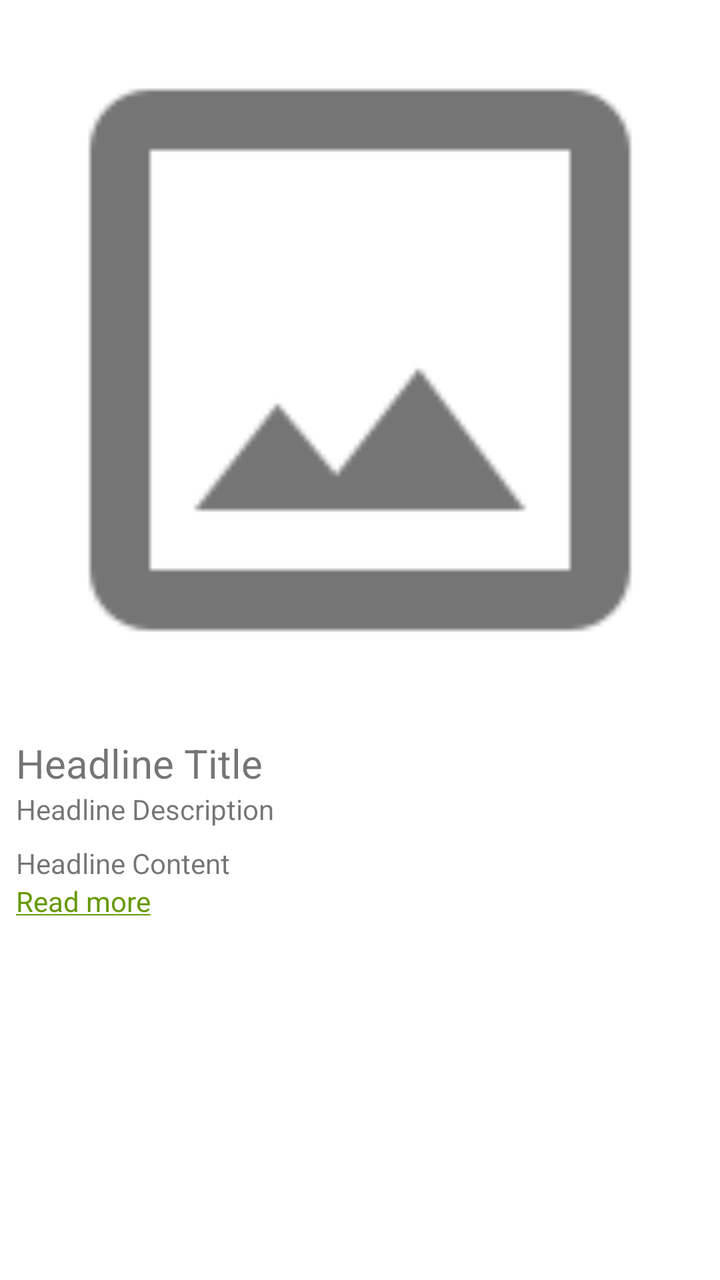
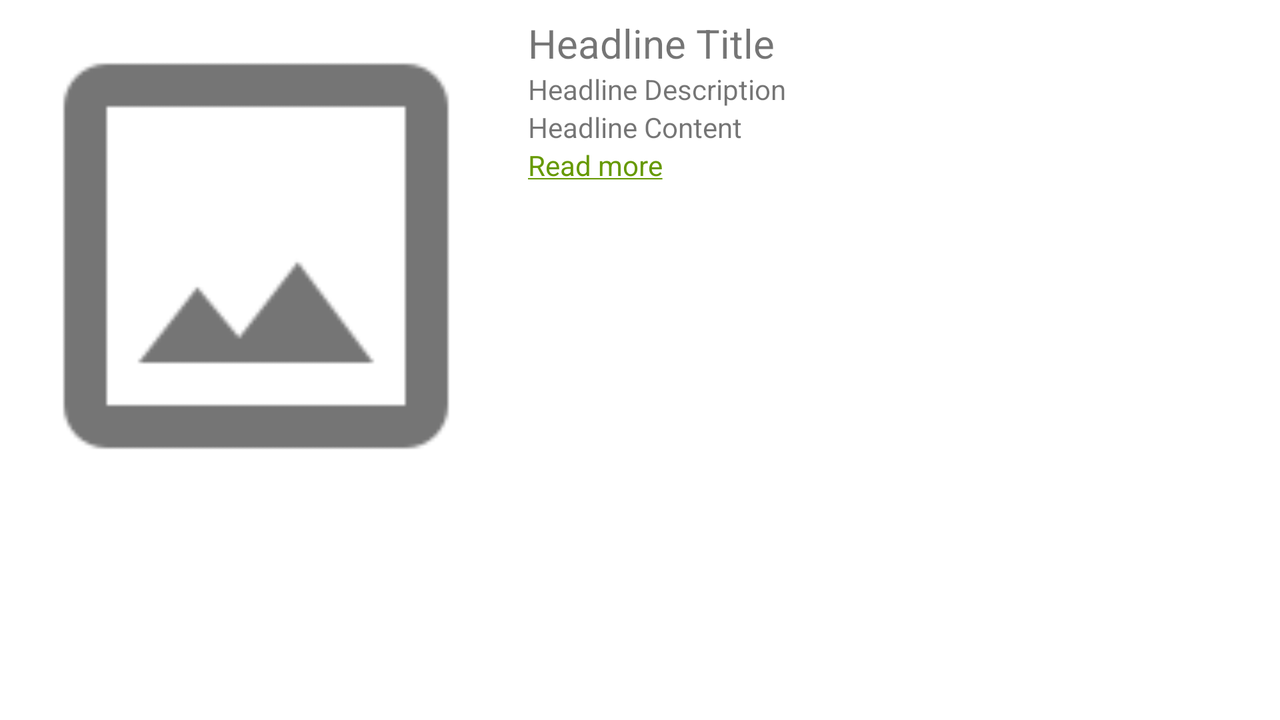

One screen, two layout resources from the same app: the default and the repository's alternative for another configuration. Each is rendered where Android would select it; the XML of both is given below.
<!-- AndroidManifest.xml: application theme Theme.NewsAPI -->
<!-- res/layout/fragment_news_detail.xml -->
<?xml version="1.0" encoding="utf-8"?>
<androidx.core.widget.NestedScrollView
    xmlns:android="http://schemas.android.com/apk/res/android"
    xmlns:app="http://schemas.android.com/apk/res-auto"
    xmlns:tools="http://schemas.android.com/tools"
    android:layout_width="match_parent"
    android:layout_height="match_parent"
    tools:context=".ui.newsdetail.NewsDetailFragment">

    <androidx.constraintlayout.widget.ConstraintLayout
        android:layout_width="match_parent"
        android:layout_height="match_parent">

        <TextView
            android:id="@+id/tvTitle"
            android:layout_width="0dp"
            android:layout_height="wrap_content"
            android:layout_marginStart="8dp"
            android:layout_marginTop="8dp"
            android:layout_marginEnd="8dp"
            android:textSize="20sp"
            app:layout_constraintEnd_toEndOf="parent"
            app:layout_constraintStart_toStartOf="parent"
            app:layout_constraintTop_toBottomOf="@+id/ivHeadlineImg"
            tools:text="Headline Title" />

        <ImageView
            android:id="@+id/ivHeadlineImg"
            android:layout_width="0dp"
            android:layout_height="wrap_content"
            android:adjustViewBounds="true"
            android:scaleType="fitCenter"
            android:src="@drawable/ic_image_outline_grey600_48dp"
            app:layout_constraintEnd_toEndOf="parent"
            app:layout_constraintHorizontal_bias="0.0"
            app:layout_constraintStart_toStartOf="parent"
            app:layout_constraintTop_toTopOf="parent"
            android:contentDescription="@string/descrip_headline_image" />

        <TextView
            android:id="@+id/tvDescription"
            android:layout_width="0dp"
            android:layout_height="wrap_content"
            app:layout_constraintEnd_toEndOf="@+id/tvTitle"
            app:layout_constraintStart_toStartOf="@+id/tvTitle"
            app:layout_constraintTop_toBottomOf="@+id/tvTitle"
            tools:text="Headline Description" />

        <TextView
            android:id="@+id/tvContent"
            android:layout_width="0dp"
            android:layout_height="wrap_content"
            android:layout_marginTop="8dp"
            app:layout_constraintEnd_toEndOf="@+id/tvTitle"
            app:layout_constraintStart_toStartOf="@+id/tvTitle"
            app:layout_constraintTop_toBottomOf="@+id/tvDescription"
            tools:text="Headline Content" />

        <ProgressBar
            android:id="@+id/pbLoadingImage"
            style="?android:attr/progressBarStyle"
            android:layout_width="wrap_content"
            android:layout_height="wrap_content"
            app:layout_constraintBottom_toBottomOf="@+id/ivHeadlineImg"
            app:layout_constraintEnd_toEndOf="parent"
            app:layout_constraintStart_toStartOf="parent"
            app:layout_constraintTop_toTopOf="@+id/ivHeadlineImg" />

        <TextView
            android:id="@+id/tvReadMore"
            android:layout_width="wrap_content"
            android:layout_height="wrap_content"
            android:text="@string/read_more"
            app:layout_constraintStart_toStartOf="@+id/tvTitle"
            app:layout_constraintTop_toBottomOf="@+id/tvContent"
            android:textColor="@android:color/holo_green_dark"/>

    </androidx.constraintlayout.widget.ConstraintLayout>
</androidx.core.widget.NestedScrollView>
<!-- resources referenced by this layout -->
<resources>
  <!-- drawable ic_image_outline_grey600_48dp: png bitmap (drawable-hdpi, 1117 bytes) -->
  <string name="descrip_headline_image">Headline image</string>
  <string name="read_more"><u>Read more</u></string>
  <style name="Theme.NewsAPI" parent="Theme.MaterialComponents.DayNight.DarkActionBar">
          
          <item name="colorPrimary">@color/purple_500</item>
          <item name="colorPrimaryVariant">@color/purple_700</item>
          <item name="colorOnPrimary">@color/white</item>
          
          <item name="colorSecondary">@color/teal_200</item>
          <item name="colorSecondaryVariant">@color/teal_700</item>
          <item name="colorOnSecondary">@color/black</item>
          
          <item name="android:statusBarColor" tools:targetApi="l">?attr/colorPrimaryVariant</item>
          
      </style>
</resources>
<!-- res/layout-land/fragment_news_detail.xml (the repository's variant of the layout above) -->
<!-- drawn on the phone turned sideways -->
<?xml version="1.0" encoding="utf-8"?>
<androidx.core.widget.NestedScrollView
    xmlns:android="http://schemas.android.com/apk/res/android"
    xmlns:app="http://schemas.android.com/apk/res-auto"
    xmlns:tools="http://schemas.android.com/tools"
    android:layout_width="match_parent"
    android:layout_height="match_parent"
    tools:context=".ui.newsdetail.NewsDetailFragment">

    <androidx.constraintlayout.widget.ConstraintLayout
        android:layout_width="match_parent"
        android:layout_height="match_parent">


            <androidx.constraintlayout.widget.Guideline
                android:id="@+id/guideline"
                android:layout_width="wrap_content"
                android:layout_height="wrap_content"
                android:orientation="vertical"
                app:layout_constraintGuide_percent="0.4"/>

            <ImageView
                android:id="@+id/ivHeadlineImg"
                android:layout_width="0dp"
                android:layout_height="wrap_content"
                android:adjustViewBounds="true"
                android:scaleType="fitCenter"
                android:src="@drawable/ic_image_outline_grey600_48dp"
                app:layout_constraintEnd_toStartOf="@+id/guideline"
                app:layout_constraintStart_toStartOf="parent"
                app:layout_constraintTop_toTopOf="parent"
                android:contentDescription="@string/descrip_headline_image" />

            <TextView
                android:id="@+id/tvTitle"
                android:layout_width="0dp"
                android:layout_height="wrap_content"
                android:layout_marginStart="8dp"
                android:layout_marginTop="8dp"
                android:layout_marginEnd="8dp"
                android:textSize="20sp"
                app:layout_constraintEnd_toEndOf="parent"
                app:layout_constraintStart_toStartOf="@+id/guideline"
                app:layout_constraintTop_toTopOf="parent"
                tools:text="Headline Title" />

            <TextView
                android:id="@+id/tvDescription"
                android:layout_width="0dp"
                android:layout_height="wrap_content"
                app:layout_constraintEnd_toEndOf="@+id/tvTitle"
                app:layout_constraintStart_toStartOf="@+id/tvTitle"
                app:layout_constraintTop_toBottomOf="@+id/tvTitle"
                tools:text="Headline Description" />

            <TextView
                android:id="@+id/tvContent"
                android:layout_width="0dp"
                android:layout_height="wrap_content"
                android:layout_marginEnd="8dp"
                app:layout_constraintEnd_toEndOf="parent"
                app:layout_constraintStart_toStartOf="@+id/tvTitle"
                app:layout_constraintTop_toBottomOf="@+id/tvDescription"
                tools:text="Headline Content" />

        <TextView
            android:id="@+id/tvReadMore"
            android:layout_width="wrap_content"
            android:layout_height="wrap_content"
            android:text="@string/read_more"
            app:layout_constraintStart_toStartOf="@+id/tvTitle"
            app:layout_constraintTop_toBottomOf="@+id/tvContent"
            android:textColor="@android:color/holo_green_dark"/>

            <ProgressBar
                android:id="@+id/pbLoadingImage"
                style="?android:attr/progressBarStyle"
                android:layout_width="wrap_content"
                android:layout_height="wrap_content"
                app:layout_constraintBottom_toBottomOf="@+id/ivHeadlineImg"
                app:layout_constraintEnd_toStartOf="@+id/guideline"
                app:layout_constraintStart_toStartOf="parent"
                app:layout_constraintTop_toTopOf="@+id/ivHeadlineImg" />

        </androidx.constraintlayout.widget.ConstraintLayout>
</androidx.core.widget.NestedScrollView>
